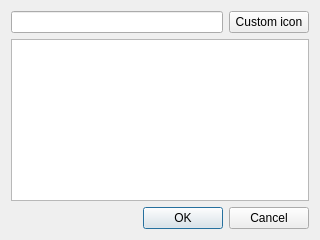
<?xml version="1.0" encoding="UTF-8"?>
<ui version="4.0">
 <class>IconBrowser</class>
 <widget class="QDialog" name="IconBrowser">
  <property name="geometry">
   <rect>
    <x>0</x>
    <y>0</y>
    <width>320</width>
    <height>240</height>
   </rect>
  </property>
  <property name="windowTitle">
   <string>Icon Browser</string>
  </property>
  <property name="modal">
   <bool>true</bool>
  </property>
  <layout class="QGridLayout" name="gridLayout">
   <item row="1" column="0">
    <widget class="QLineEdit" name="iconName"/>
   </item>
   <item row="2" column="0" colspan="3">
    <widget class="QListView" name="iconView">
     <property name="editTriggers">
      <set>QAbstractItemView::NoEditTriggers</set>
     </property>
     <property name="iconSize">
      <size>
       <width>48</width>
       <height>48</height>
      </size>
     </property>
     <property name="verticalScrollMode">
      <enum>QAbstractItemView::ScrollPerPixel</enum>
     </property>
     <property name="horizontalScrollMode">
      <enum>QAbstractItemView::ScrollPerPixel</enum>
     </property>
     <property name="gridSize">
      <size>
       <width>48</width>
       <height>96</height>
      </size>
     </property>
     <property name="viewMode">
      <enum>QListView::IconMode</enum>
     </property>
     <property name="wordWrap">
      <bool>true</bool>
     </property>
     <property name="selectionRectVisible">
      <bool>false</bool>
     </property>
    </widget>
   </item>
   <item row="1" column="1" colspan="2">
    <widget class="QPushButton" name="pushButton">
     <property name="text">
      <string>Custom icon</string>
     </property>
    </widget>
   </item>
   <item row="3" column="0" colspan="3">
    <widget class="QDialogButtonBox" name="buttonBox">
     <property name="orientation">
      <enum>Qt::Horizontal</enum>
     </property>
     <property name="standardButtons">
      <set>QDialogButtonBox::Cancel|QDialogButtonBox::Ok</set>
     </property>
    </widget>
   </item>
  </layout>
 </widget>
 <resources/>
 <connections>
  <connection>
   <sender>buttonBox</sender>
   <signal>accepted()</signal>
   <receiver>IconBrowser</receiver>
   <slot>accept()</slot>
   <hints>
    <hint type="sourcelabel">
     <x>248</x>
     <y>254</y>
    </hint>
    <hint type="destinationlabel">
     <x>157</x>
     <y>274</y>
    </hint>
   </hints>
  </connection>
  <connection>
   <sender>buttonBox</sender>
   <signal>rejected()</signal>
   <receiver>IconBrowser</receiver>
   <slot>reject()</slot>
   <hints>
    <hint type="sourcelabel">
     <x>316</x>
     <y>260</y>
    </hint>
    <hint type="destinationlabel">
     <x>286</x>
     <y>274</y>
    </hint>
   </hints>
  </connection>
 </connections>
</ui>
